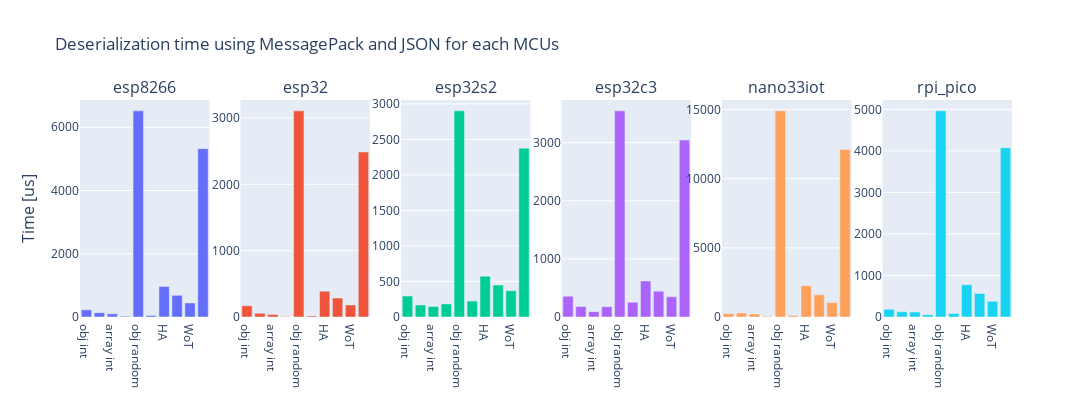

Notebook source saved alongside this figure:
### Code cell
# charts groups primarly by MCU, compare MessagePack vs JSON deserialization time

cols=6
fig = make_subplots(
    cols=cols,
    subplot_titles=mcus,
    y_title='Time [us]',
)

for mcu in mcus:
    currentData = df[df.mcu==mcu]
    fig.add_trace(
        go.Bar(
            x=currentData.name,
            y=currentData.deserTimeJson,
            legendgroup="myGroup",
            showlegend=True if i==0 else False
        ),
        col = i%cols+1,
        row = 1
    )
    i = i+1

fig.update_layout(
    height=400, 
    width=1200,
    title = "Deserialization time using MessagePack and JSON for each MCUs",
)

fig.update_yaxes(
    tickformat="d",
)
fig.show()

# OBSERVATIONS
# The time scale is not uniform, but this is intended to show the relative similarities among MCUS

### Figure 1 — Plotly figure (JSON) as saved in the notebook; plotly's stock layout.template omitted (floating-point values rounded to 4 significant figures)
{"data": [{"legendgroup": "myGroup", "showlegend": false, "type": "bar", "x": ["obj int", "array string", "array int", "obj null", "obj random", "Msgpack", "HA", "json.org", "WoT", "Tasmota"], "xaxis": "x", "y": [226, 137, 100, 27, 6520, 46, 962, 684, 443, 5325], "yaxis": "y"}, {"legendgroup": "myGroup", "showlegend": false, "type": "bar", "x": ["obj int", "array string", "array int", "obj null", "obj random", "Msgpack", "HA", "json.org", "WoT", "Tasmota"], "xaxis": "x2", "y": [170, 57, 36, 7, 3107, 16, 389, 286, 182, 2487], "yaxis": "y2"}, {"legendgroup": "myGroup", "showlegend": false, "type": "bar", "x": ["obj int", "array string", "array int", "obj null", "obj random", "Msgpack", "HA", "json.org", "WoT", "Tasmota"], "xaxis": "x3", "y": [295, 169, 149, 184, 2902, 224, 574, 450, 370, 2377], "yaxis": "y3"}, {"legendgroup": "myGroup", "showlegend": false, "type": "bar", "x": ["obj int", "array string", "array int", "obj null", "obj random", "Msgpack", "HA", "json.org", "WoT", "Tasmota"], "xaxis": "x4", "y": [358, 181, 92, 178, 3547, 254, 620, 444, 348, 3044], "yaxis": "y4"}, {"legendgroup": "myGroup", "showlegend": false, "type": "bar", "x": ["obj int", "array string", "array int", "obj null", "obj random", "Msgpack", "HA", "json.org", "WoT", "Tasmota"], "xaxis": "x5", "y": [240, 288, 218, 53, 14901, 111, 2250, 1605, 1043, 12109], "yaxis": "y5"}, {"legendgroup": "myGroup", "showlegend": false, "type": "bar", "x": ["obj int", "array string", "array int", "obj null", "obj random", "Msgpack", "HA", "json.org", "WoT", "Tasmota"], "xaxis": "x6", "y": [184, 127, 119, 57, 4964, 82, 779, 566, 377, 4077], "yaxis": "y6"}], "layout": {"annotations": [{"font": {"size": 16}, "showarrow": false, "text": "esp8266", "x": 0.06944, "xanchor": "center", "xref": "paper", "y": 1, "yanchor": "bottom", "yref": "paper"}, {"font": {"size": 16}, "showarrow": false, "text": "esp32", "x": 0.2417, "xanchor": "center", "xref": "paper", "y": 1, "yanchor": "bottom", "yref": "paper"}, {"font": {"size": 16}, "showarrow": false, "text": "esp32s2", "x": 0.4139, "xanchor": "center", "xref": "paper", "y": 1, "yanchor": "bottom", "yref": "paper"}, {"font": {"size": 16}, "showarrow": false, "text": "esp32c3", "x": 0.5861, "xanchor": "center", "xref": "paper", "y": 1, "yanchor": "bottom", "yref": "paper"}, {"font": {"size": 16}, "showarrow": false, "text": "nano33iot", "x": 0.7583, "xanchor": "center", "xref": "paper", "y": 1, "yanchor": "bottom", "yref": "paper"}, {"font": {"size": 16}, "showarrow": false, "text": "rpi_pico", "x": 0.9306, "xanchor": "center", "xref": "paper", "y": 1, "yanchor": "bottom", "yref": "paper"}, {"font": {"size": 16}, "showarrow": false, "text": "Time [us]", "textangle": -90, "x": 0, "xanchor": "right", "xref": "paper", "xshift": -40, "y": 0.5, "yanchor": "middle", "yref": "paper"}], "height": 400, "title": {"text": "Deserialization time using MessagePack and JSON for each MCUs"}, "width": 1200, "xaxis": {"anchor": "y", "domain": [0, 0.1389]}, "xaxis2": {"anchor": "y2", "domain": [0.1722, 0.3111]}, "xaxis3": {"anchor": "y3", "domain": [0.3444, 0.4833]}, "xaxis4": {"anchor": "y4", "domain": [0.5167, 0.6556]}, "xaxis5": {"anchor": "y5", "domain": [0.6889, 0.8278]}, "xaxis6": {"anchor": "y6", "domain": [0.8611, 1]}, "yaxis": {"anchor": "x", "domain": [0, 1], "tickformat": "d"}, "yaxis2": {"anchor": "x2", "domain": [0, 1], "tickformat": "d"}, "yaxis3": {"anchor": "x3", "domain": [0, 1], "tickformat": "d"}, "yaxis4": {"anchor": "x4", "domain": [0, 1], "tickformat": "d"}, "yaxis5": {"anchor": "x5", "domain": [0, 1], "tickformat": "d"}, "yaxis6": {"anchor": "x6", "domain": [0, 1], "tickformat": "d"}}}
